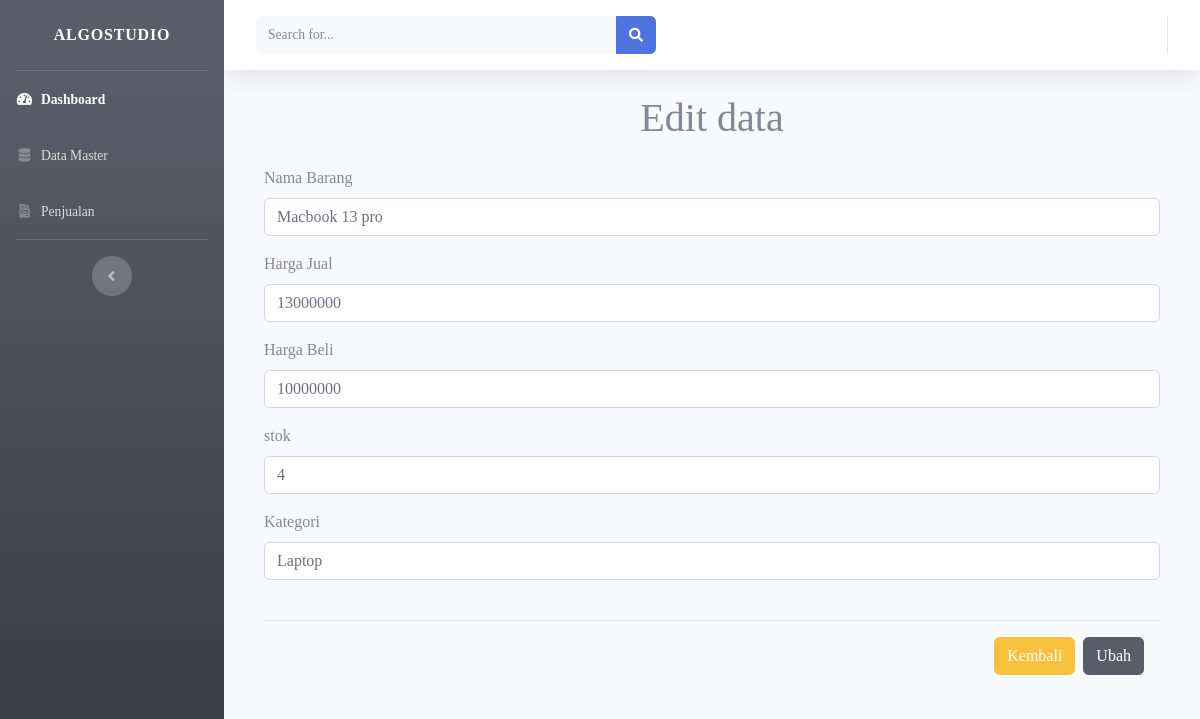
/edit.php?id=5, run on the app's committed database.
### tables this page shows
CREATE TABLE `master_brg` (
  `id_brg` int(15) NOT NULL,
  `nama_brg` varchar(100) NOT NULL,
  `harga_jual` varchar(100) NOT NULL,
  `harga_beli` varchar(100) NOT NULL,
  `stok` varchar(100) NOT NULL,
  `kategori` varchar(100) NOT NULL
);

### function.php (called while the page is built, shortened)
<?php
$conec=mysqli_connect("localhost","root","","algostudio");
function query($query) {
	global $conec;
	$result = mysqli_query($conec,$query);
	$rows = [];
	while ($row = mysqli_fetch_assoc($result) ) {
		$rows[] = $row;
	}
	return $rows;
 }

### edit.php (the view, shortened to what this page needs)
<?php
require 'template/header.php';
require 'template/footer.php';
require 'template/sidebar.php';
require 'function.php';
$id = $_GET["id"];
$barang = query("SELECT * FROM master_brg WHERE id_brg = $id")[0];
?>
<h1 align="center">Edit data</h1>
<div class="container">
  <form action="" method="post" enctype="multipart/form-data" >
        <div class="form-group">
          <div class="modal-body">
             <div class="form-group">
                  <label class="control-label" >Nama Barang </label>
                    <input type="text" name="nama_brg" class="form-control" value="<?= $barang["nama_brg"]; ?>" required="">
        </div>
        <div class="form-group">
                  <label class="control-label" >Harga Jual </label>
                    <input type="text" name="harga_jual" class="form-control" value="<?= $barang["harga_jual"]; ?>" required="">
        </div>
        <div class="form-group">
                  <label class="control-label" >Harga Beli</label>
                    <input type="number" name="harga_beli" class="form-control" value="<?= $barang["harga_beli"]; ?>" required="">
        </div>
        <div class="form-group">
                  <label class="control-label" >stok </label>
                    <input type="number" name="stok" class="form-control" value="<?= $barang["stok"]; ?>" required="">
        </div>
        <div class="form-group">
                  <label class="control-label" >Kategori </label>
                    <input type="text" name="kategori" class="form-control" value="<?= $barang["kategori"]; ?>" required="">
        </div>
        <br>
      <div class="modal-footer ml-auto">
        <a href="index.php" class="btn btn-warning btn-xs"><i class="glyphicon glyphicon-chevron-left"></i>Kembali</a>
        <button type="submit" name="submit" class="btn btn-dark">Ubah</button>
      </form>
      </div>

### assets/css/style.css (style rules this page uses)
body { margin: 0; font-family: "Lucida Grande"; }

### data on the page
master_brg: nama_brg "Macbook 13 pro", harga_jual "13000000", harga_beli "10000000", stok "4", kategori "Laptop"
